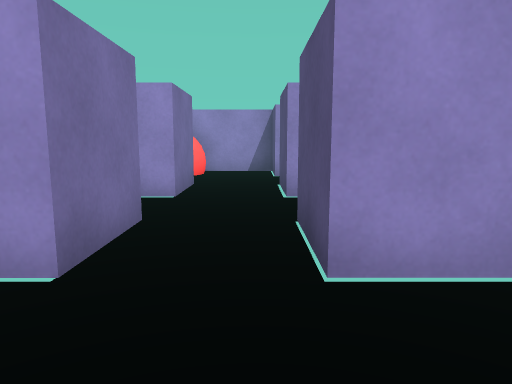
[1] (above)

17 first-person views from a walk through a 3-D level made in the Unity game engine. The camera is 0.51 m above the floor, tilts 8° down and sees 70° across. The floor is counted in squares, 0.5 m on a side. Each view is taken from the middle of a square. On the plan, view 1 faces up. The plan holds only what a view shows up to about 13 squares ahead; the rest is blank.

[2]
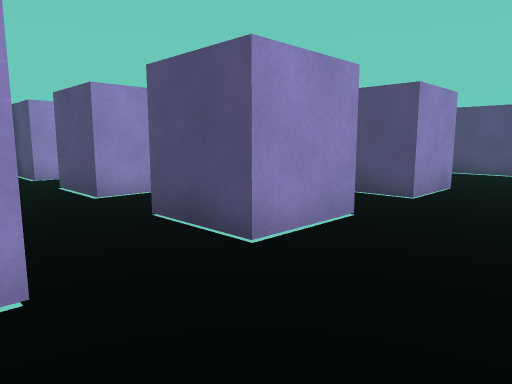

[3]
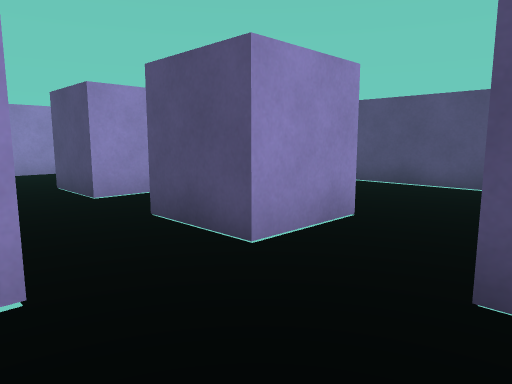

[4]
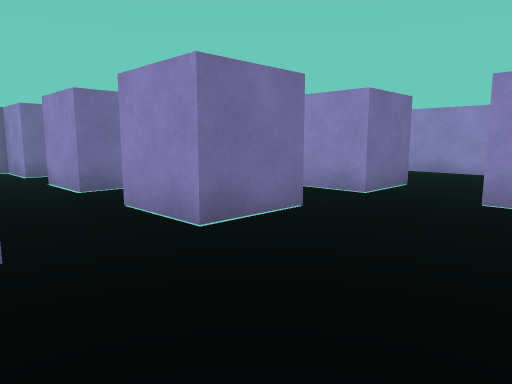

[5]
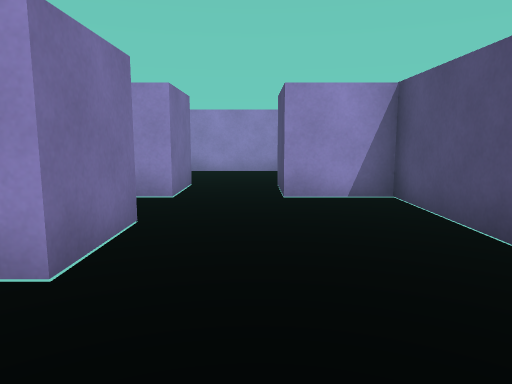

[6]
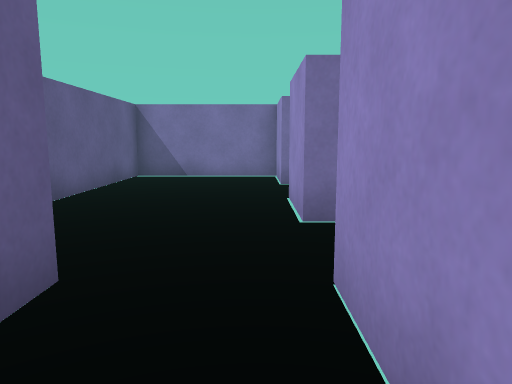

[7]
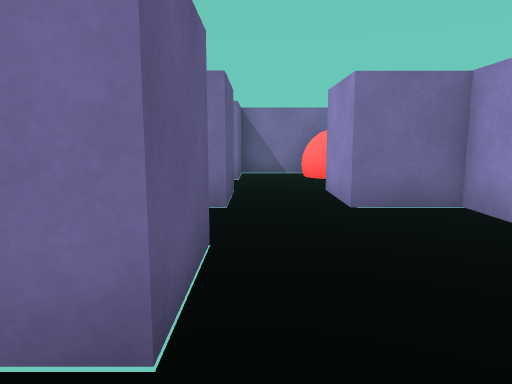

[8]
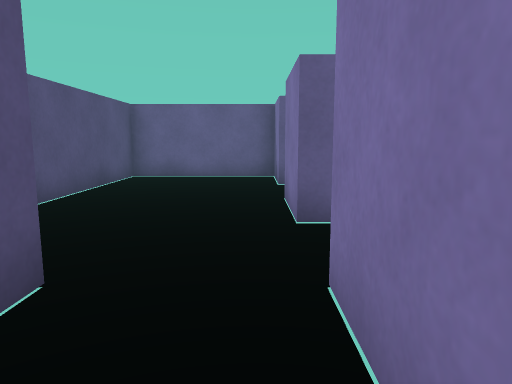

[9]
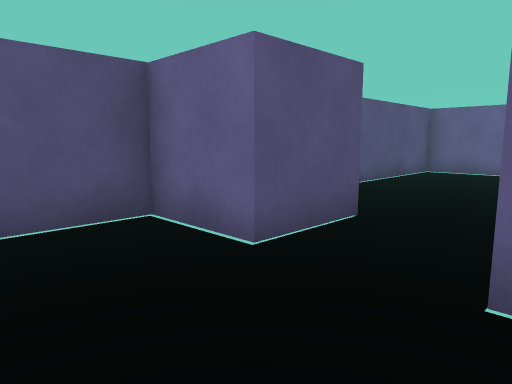

[10]
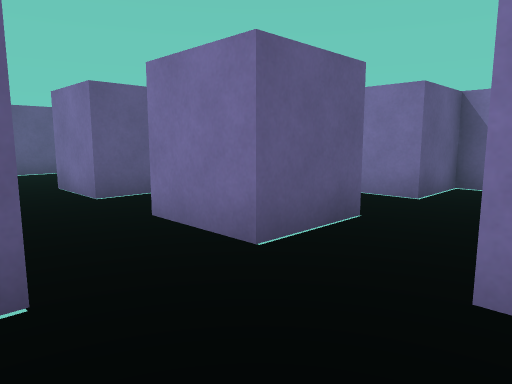

[11]
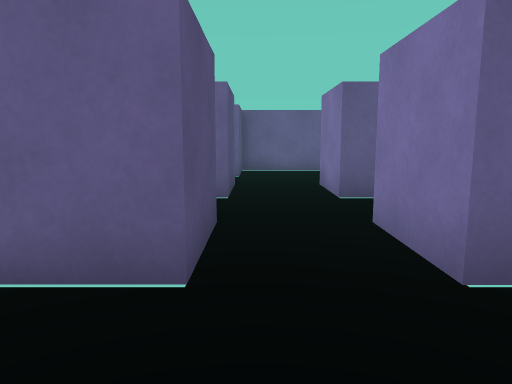

[12]
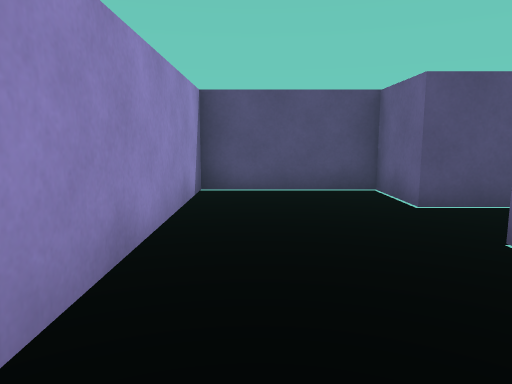

[13]
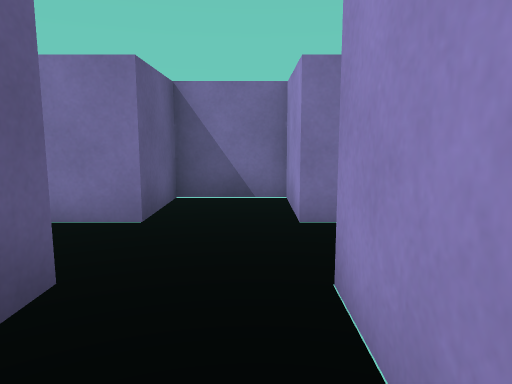

[14]
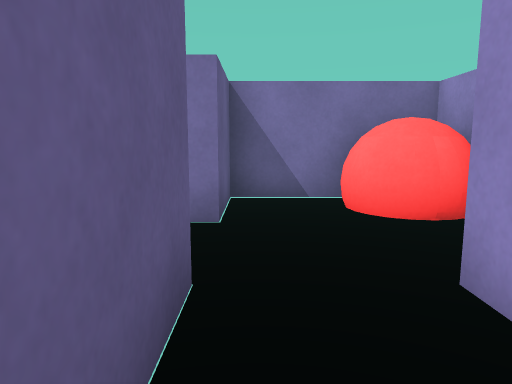

[15]
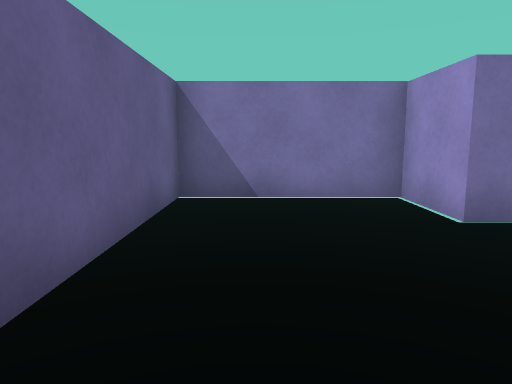

[16]
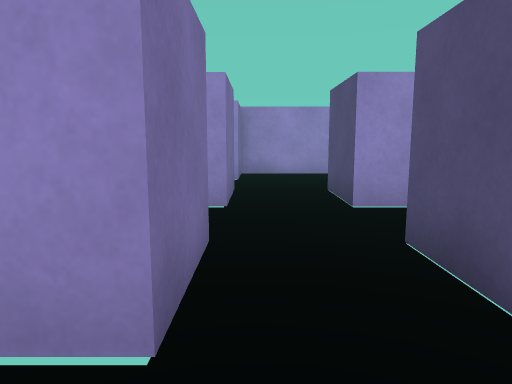

[17]
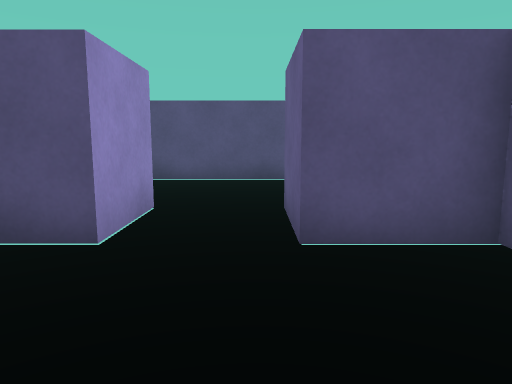

### Floor plan
Points are (right, up) in squares from view 1. A wall is a line through its corners. A room is listed if a view was taken in it or the views show most of it. See-through windows are left out.
Room 1 (views 1, 2, 3, 4, 5, 6, 7, 8, 9, 10, 11, 12, 13, 14, 15, 16, 17)
walls: (4.5, 4.6) (6.5, 4.6) (6.5, 2.6) (4.5, 2.6) (4.5, 4.6); (2.5, 4.6) (2.5, 2.6) (0.5, 2.6) (0.5, 4.6) (2.5, 4.6); (4.5, 6.5) (4.5, 8.5) (6.5, 8.5) (6.5, 6.5) (4.5, 6.5); (2.5, 6.5) (0.5, 6.5) (0.5, 8.5) (2.5, 8.5) (2.5, 6.5); (4.5, 0.6) (6.5, 0.6) (6.5, -1.4) (10.5, -1.4) (10.5, 6.5) (8.5, 6.5) (8.5, 8.5) (10.5, 8.5) (10.5, 12.1) (2.5, 12.1) (2.5, 10.4) (0.5, 10.4) (0.5, 12.1) (-3.4, 12.1) (-3.4, 8.5) (-1.5, 8.5) (-1.5, 6.5) (-3.4, 6.5) (-3.4, 4.6) (-1.5, 4.6) (-1.5, 2.6) (-3.4, 2.6) (-3.4, -1.4) (4.5, -1.4) (4.5, 0.6)
objects: red ball (-3, 10) to (-2, 12)

Positions as (right, up) in squares from view 1, and headings:
1: (0, 0), facing up
2: (-2, 0), facing up-right
3: (2, 0), facing up-right
4: (10, 0), facing up-left
5: (8, 0), facing up
6: (7, 2), facing left
7: (8, 9), facing left
8: (7, 9), facing down
9: (6, 11), facing down-right
10: (5, 11), facing down-left
11: (4, 11), facing down
12: (3, 11), facing right
13: (3, 6), facing left
14: (3, 9), facing left
15: (3, 0), facing left
16: (3, 1), facing up
17: (1, 1), facing right
